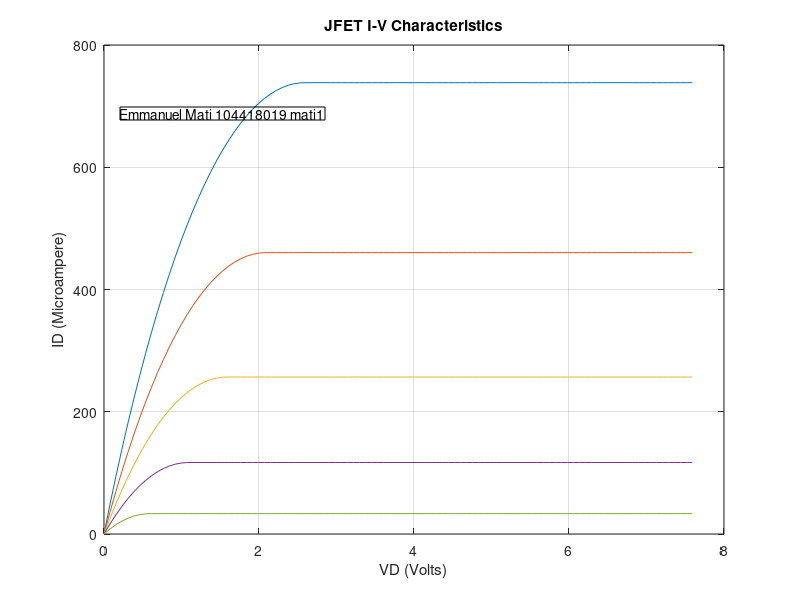

Here is the MATLAB script that generated this plot:
% ELEC-2250: Physical Electronics S2020
%Lab Assignment 9
%JFET I-V Characteristics
%Initialization
clear all
close all
clc

%Constants
q=1.6e-19;
k=8.625e-5;
e0=8.854e-14;

%Device, Material, and System Parameters
ni=1.5e10;
esi=11.8;
T=300;
a=1.5e-4;
z=50e-4;
L=5e-4;
ND=2e15;
VG=[0 -.5 -1 -1.5 -2];
%Contact Potential
V0=.55+k*T*log(ND/ni);

%mobility calculation
NDref=1.3e17;
mu_n_min=92;
mu_n_0=1268;
alpha_n=0.91;
mun=mu_n_min+mu_n_0./(1+(ND/NDref).^alpha_n)

%Resistivity
sigma=q*ND*mun;
rho=1/sigma;

%Mutual Transconductance
G0=2*a*z/(rho*L)

%Pinch-off voltage
VP=V0-q*a^2*ND/(2*e0*esi)

% Calculate ID as a function of VD
VD=linspace(0,abs(VP)+5,100);
for j=1:1:length(VG)
    for i=1:1:length(VD)
         if VD(i) <(VG(j)-VP) % Linear regime
            ID(j,i)=G0*(VD(i)-2/3*(V0-VP)*(((VD(i)+V0-VG(j))/(V0-VP)).^(3/2)-((V0- VG(j))/(V0-VP)).^(3/2)));

         else
            VD(i)=VG(j)-VP; % saturation regime
            ID(j,i)=G0*(VD(i)-2/3*(V0-VP)*(1-((V0-VG(j))/(V0-VP)).^(3/2)));
         end
    end
end
str = 'Emmanuel Mati 104418019 mati1';
VD=linspace(0,abs(VP)+5,100); % Voltage vector re-generation for plotting
plot(VD,ID*1e6)
annotation('textbox',[.15 .8 .1 .1],'String',str);
hold on
xlabel ('VD (Volts)')
ylabel ('ID (Microampere)')
title('JFET I-V Characteristics')
grid
%Code ends